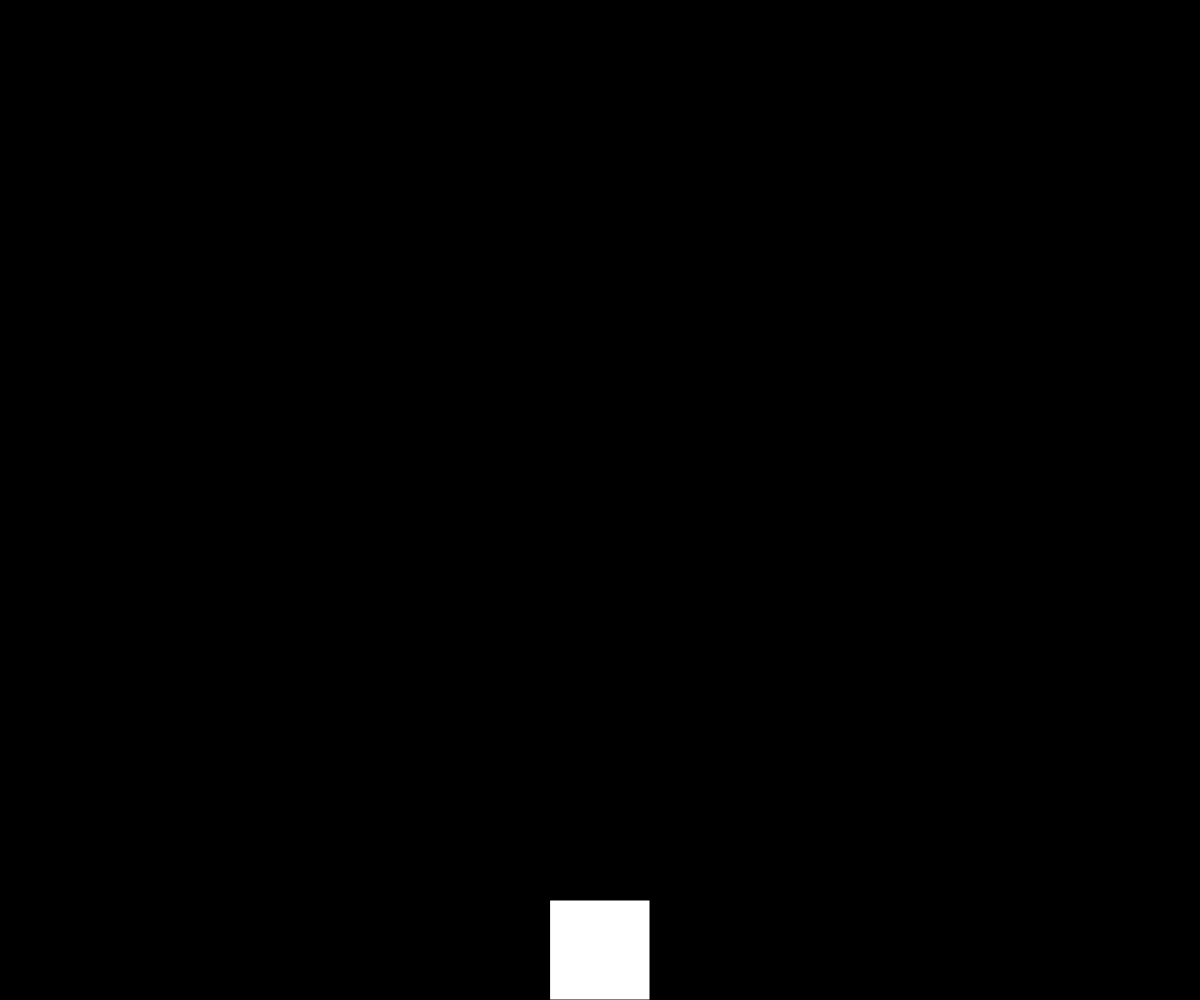
Frame 1 (no input)
Frame 60 (no input): identical to frame 1, image omitted
Frame 120 (the mouse pressed at the canvas centre since frame 60): identical to frame 1, image omitted

The p5.js sketch that drew this single still picture (run headless with seeded random() and noise() and a simulated clock; from frame 60 on, the mouse is pressed at the canvas centre):

// p5.js sketch
// ── sketch.js
let max_bubble_size = 500;

let gravity_value = 0.98 / 1.5;
let bubble_speed = 10;
let player_speed = 10;
let start_speed = 20;

let max_limit_val = 1.35;
let max_depth = 5;

let bub_array = [];

let wire_width = 10;

function random_color(){
  thecol = color(random(0,255),random(0,255),random(0,255));
  return thecol;
}

function mousePressed(){
  for (bub of bub_array){
    bub.clicked();
  }
  return false;
}

function key_check(){
  if (keyIsDown(LEFT_ARROW)){
    player_1.move(-1);
  }
  if (keyIsDown(RIGHT_ARROW)){
    player_1.move(1);
  }
}

function init(){
  ww = windowWidth;
  wh = windowHeight;
  canvas = createCanvas(ww,wh);
  canvas.style('z-index','-1');
  canvas.position(0,0);

  bound_box = new Bounds(0,ww,0,wh);

  test_wire = new Wire(ww/2);

  player_1 = new Player(100,100);
  player_1.x = ww/2;
  player_1.y = wh - 300;

  bub = new Bubble(500,200,0,-1);
  bub_array.push(bub);
}

function setup(){
  rectMode(CENTER);
  init();
}

function draw(){

  background(0);

  key_check();
  test_wire.show();
  // player_1.move(1);
  player_1.show();
  for (bub of bub_array){
    if (bub.alive){
      bub.collision();
      bub.gravity();
      bub.move();
      bub.show();
    }
    else{
      bub_index = bub_array.indexOf(bub);
      bub_array.splice(bub_index,1);
    }
  }
  // circle(mouseX,mouseY,100);
}

// ── bounds.js
function Bounds(){
  this.lowy = 0;
  this.highy = wh;
  this.lowx = 0;
  this.highx = ww;
}

// ── bubble.js
function Bubble(start_x,start_y,size){
  this.start = createVector(start_x,start_y);
  this.xpos = this.start.x;
  this.ypos = this.start.y;
  this.size = size;
  this.radius = this.size/2;
  this.velocity = 0;
}

Bubble.prototype.show = function(){
  circle(this.xpos,this.ypos,this.size);
}

Bubble.prototype.collision = function(){
  if ((this.ypos + this.radius) >= bound_box.highy){
    this.velocity = -this.velocity;
  }
  // else if (this.)
  else{

  }
}

Bubble.prototype.gravity = function(){
  this.velocity += gravity_value;
  this.ypos += this.velocity;

  console.log(this.velocity);

}

// ── player.js
function Player(wid,hei){
  this.width = wid;
  this.height = hei;
  this.xpos = ww/2;
  this.ypos = wh-this.height/2;
}

Player.prototype.show = function(){
  rect(this.xpos,this.ypos,this.width,this.height);
}

Player.prototype.move = function(direction){
  this.xpos += player_speed*direction;
}


function Wire(x){
  this.xpos = x;
  this.height = wh;
  this.top = wh;
  this.ypos = this.top + this.height/2;
}

Wire.prototype.show = function(){
  rect(this.xpos,this.ypos,wire_width,this.height);
}
